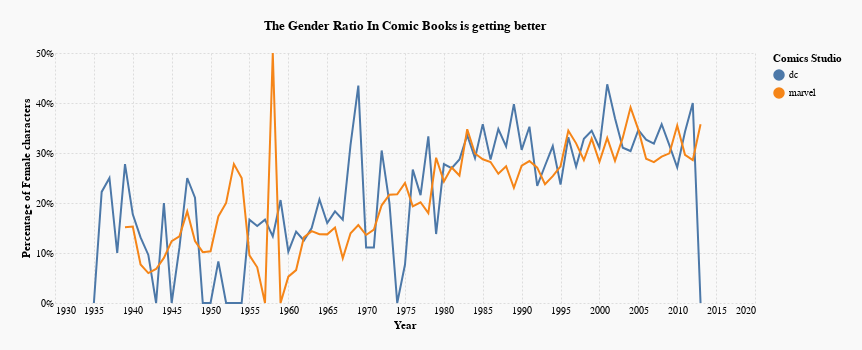

Notebook code for this chart:
### Code cell
# Create a selection that chooses the nearest point & selects based on x-value
nearest = alt.selection(type='single', nearest=True, on='mouseover',
                        fields=['year'], empty='none')



lines = alt.Chart(df_merged).mark_line().encode(
    x=alt.X("year", title="Year", axis=alt.Axis(format="f")),
    y=alt.Y("female_percentage", title="Percentage of Female characters", axis=alt.Axis(format=".0%")),
    color=alt.Color("studio", title="Comics Studio"),
)

selectors = alt.Chart(df_merged).mark_point().encode(
    x='year:Q',
    opacity=alt.value(0),
).add_selection(
    nearest
)

# Draw points on the line, and highlight based on selection
points = lines.mark_point().encode(
    opacity=alt.condition(nearest, alt.value(1), alt.value(0))
)

# Draw text labels near the points, and highlight based on selection
text = lines.mark_text(align='left', dx=10, dy=-10).encode(
    text=alt.condition(nearest, 'female_percentage:Q', alt.value(' '), format=".0%")
)

# Draw a rule at the location of the selection
rules = alt.Chart(df_merged).mark_rule(color='silver').encode(
    x='year:Q',
    size=alt.value(2)
).transform_filter(
    nearest
)

# Put the five layers into a chart and bind the data
alt.layer(
    lines, selectors, points, rules, text
).configure(background="#f9f9f9", padding=20).configure_view(
    strokeWidth=0,
).configure_axis(
    ticks=False,
    domain=False,
    gridDash=[2, 2],
).properties(
    width=700,
    height=250,
    title="The Gender Ratio In Comic Books is getting better",
).display(
    theme="fivethirtyeight"
)

### Figure 1 — Vega-Lite specification as saved in the notebook (floating-point values rounded to 4 significant figures; data arrays with more than 128 entries replaced by an {"elided": "..."} marker saying what was removed)
{"config": {"view": {"continuousWidth": 400, "continuousHeight": 300, "strokeWidth": 0}, "axis": {"domain": false, "gridDash": [2, 2], "ticks": false}, "background": "#f9f9f9", "padding": 20}, "layer": [{"mark": "line", "encoding": {"color": {"type": "nominal", "field": "studio", "title": "Comics Studio"}, "x": {"type": "quantitative", "axis": {"format": "f"}, "field": "year", "title": "Year"}, "y": {"type": "quantitative", "axis": {"format": ".0%"}, "field": "female_percentage", "title": "Percentage of Female characters"}}}, {"mark": "point", "encoding": {"opacity": {"value": 0}, "x": {"type": "quantitative", "field": "year"}}, "selection": {"selector026": {"type": "single", "nearest": true, "on": "mouseover", "fields": ["year"], "empty": "none"}}}, {"mark": "point", "encoding": {"color": {"type": "nominal", "field": "studio", "title": "Comics Studio"}, "opacity": {"condition": {"value": 1, "selection": "selector026"}, "value": 0}, "x": {"type": "quantitative", "axis": {"format": "f"}, "field": "year", "title": "Year"}, "y": {"type": "quantitative", "axis": {"format": ".0%"}, "field": "female_percentage", "title": "Percentage of Female characters"}}}, {"mark": {"type": "rule", "color": "silver"}, "encoding": {"size": {"value": 2}, "x": {"type": "quantitative", "field": "year"}}, "transform": [{"filter": {"selection": "selector026"}}]}, {"mark": {"type": "text", "align": "left", "dx": 10, "dy": -10}, "encoding": {"color": {"type": "nominal", "field": "studio", "title": "Comics Studio"}, "text": {"condition": {"type": "quantitative", "field": "female_percentage", "format": ".0%", "selection": "selector026"}, "value": " "}, "x": {"type": "quantitative", "axis": {"format": "f"}, "field": "year", "title": "Year"}, "y": {"type": "quantitative", "axis": {"format": ".0%"}, "field": "female_percentage", "title": "Percentage of Female characters"}}}], "data": {"name": "data-0546b28d4b269a1b243a8adcfbfda712"}, "height": 250, "title": "The Gender Ratio In Comic Books is getting better", "width": 700, "$schema": "https://vega.github.io/schema/vega-lite/v4.8.1.json", "datasets": {"data-0546b28d4b269a1b243a8adcfbfda712": {"elided": "154 records"}}}
